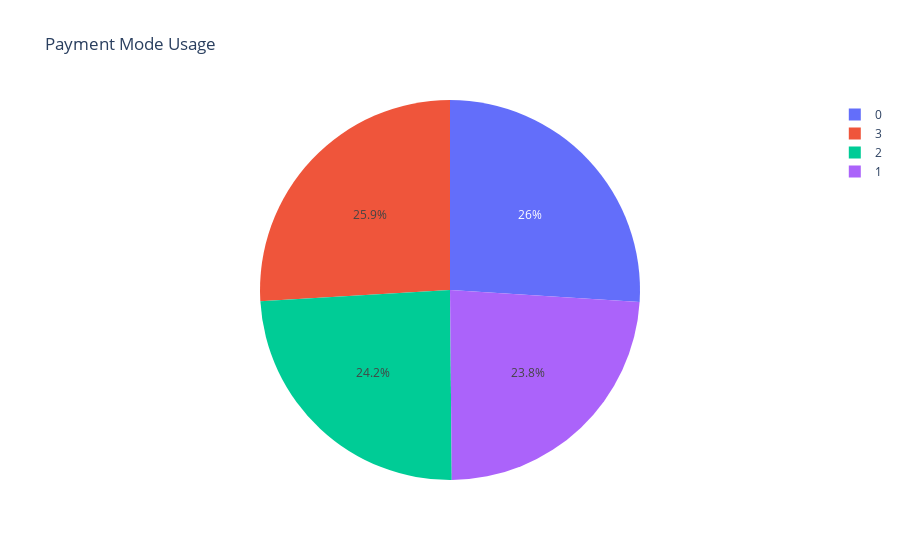

Notebook cell for this chart:
### Code cell
# Payment mode usage (pie)
pay_counts = df['PaymentMode'].value_counts()
fig = px.pie(names=pay_counts.index, values=pay_counts.values, title='Payment Mode Usage')
fig.show()

### Figure 1 — Plotly figure (JSON) as saved in the notebook; plotly's stock layout.template omitted (floating-point values rounded to 4 significant figures)
{"data": [{"domain": {"x": [0, 1], "y": [0, 1]}, "hovertemplate": "label=%{label}<br>value=%{value}<extra></extra>", "labels": [0, 3, 2, 1], "legendgroup": "", "name": "", "showlegend": true, "type": "pie", "values": [520, 519, 484, 477]}], "layout": {"legend": {"tracegroupgap": 0}, "title": {"text": "Payment Mode Usage"}}}
